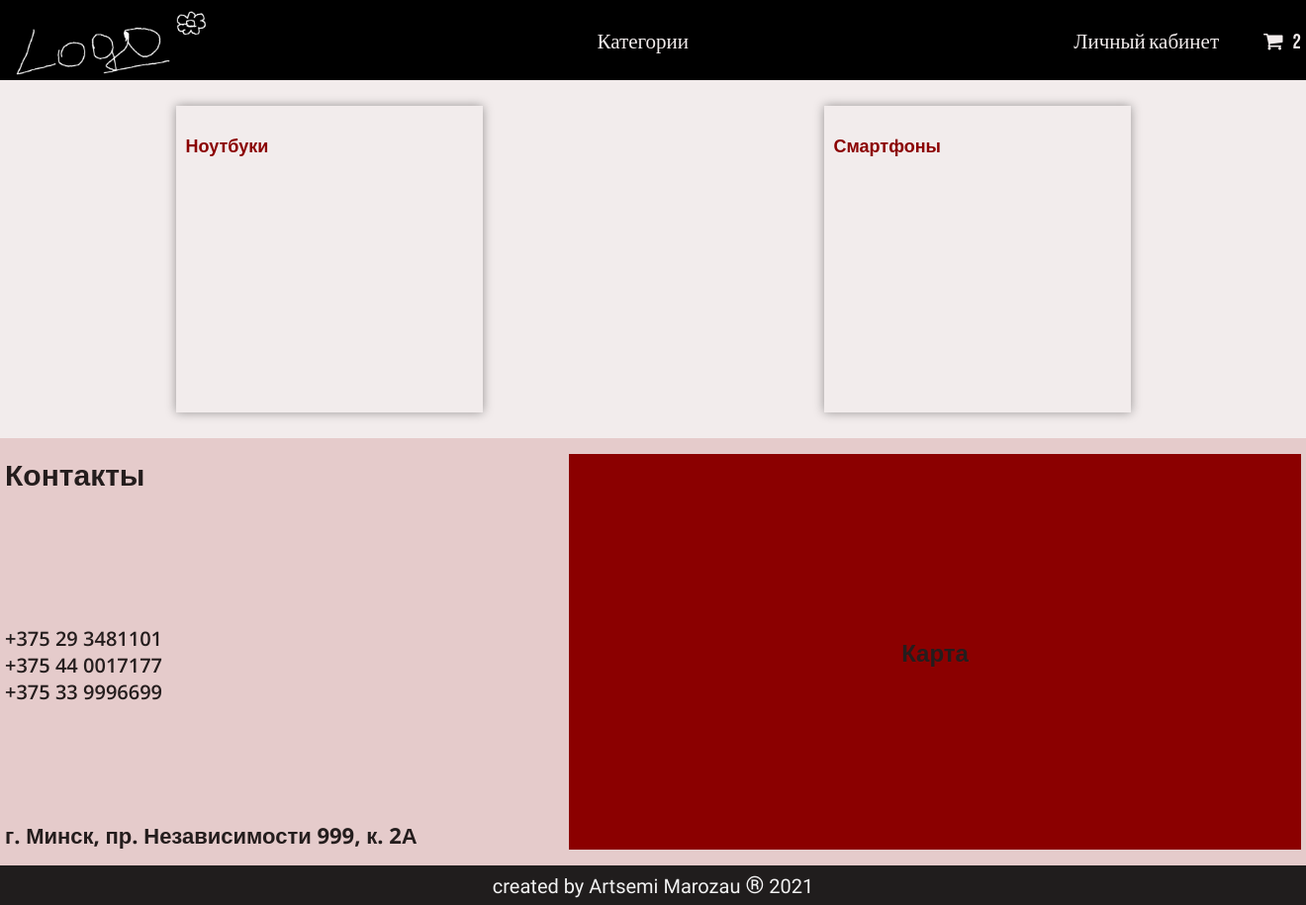
Before: / (signed in) with the older database file.
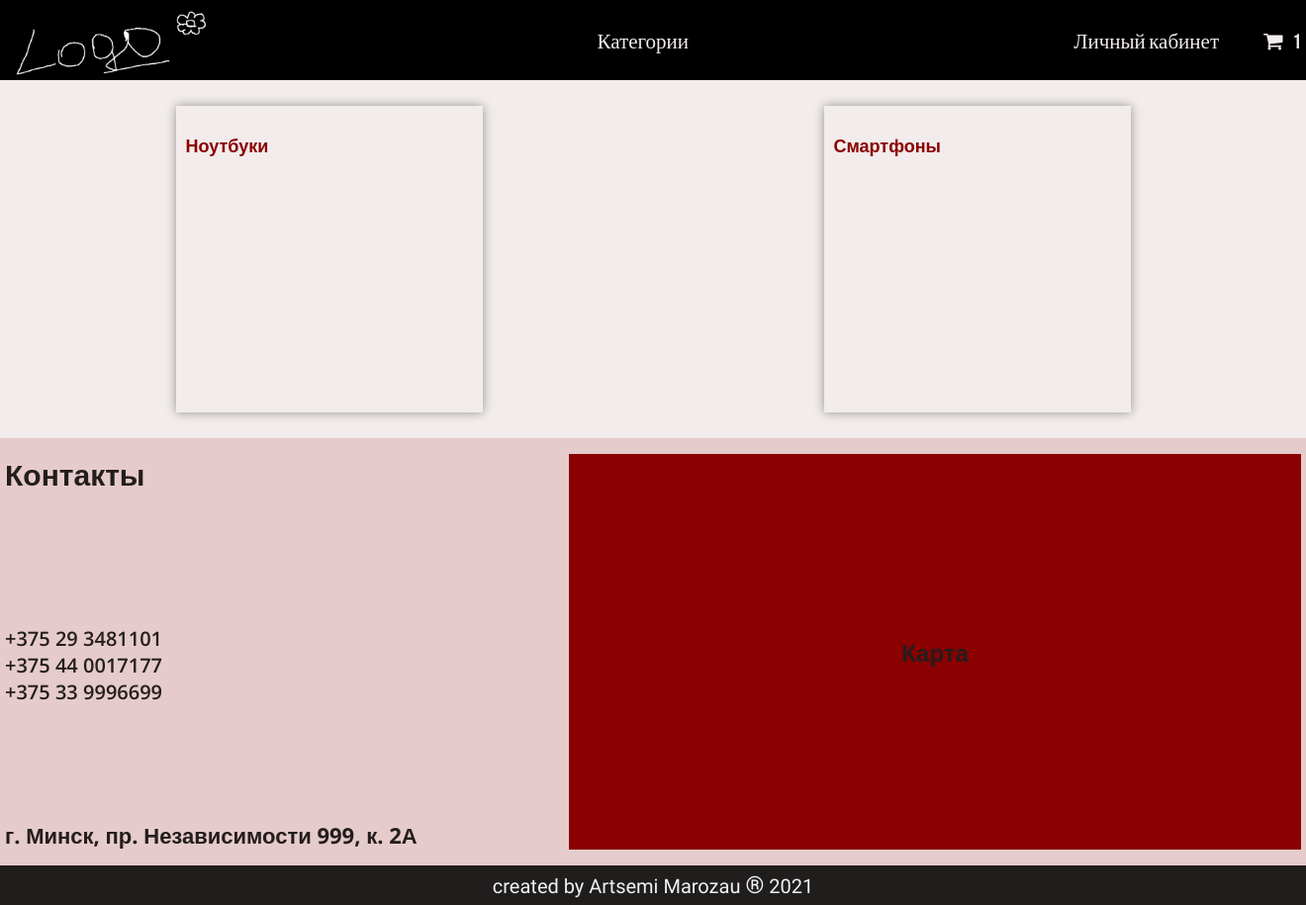
After: the same page with the newer database file.
### app/models.py (models this page shows, shortened)
class Cart(models.Model):
    owner = models.ForeignKey('Customer', null=True, verbose_name='Владелец', on_delete=models.CASCADE)
    product = models.ManyToManyField(CartProduct, blank=True, related_name='related_cart')
    total_products = models.PositiveIntegerField(default=0)
    final_price = models.DecimalField(max_digits=9, default=0, decimal_places=2, verbose_name='Общая цена')
    in_order = models.BooleanField(default=False)
    for_anonymous_user = models.BooleanField(default=False)

### app/views.py (the view)
# urls.py: path('', BaseView.as_view(), name='base'),
class BaseView(CartMixin, View):
    def get(self, request, *args, **kwargs):
        categories = Category.objects.get_categories_for_category_menu()
        products = LatestProducts.objects.get_products_for_main_page(
            'notebook', 'smartphone', with_respect_to='smartphone'
        )
        context = {
            'categories': categories,
            'products': products,
            'cart': self.cart
        }
        return render(request, 'base.html', context)

### app/mixins.py (called while the page is built)
    def dispatch(self, request, *args, **kwargs):
        if request.user.is_authenticated:
            customer = Customer.objects.filter(user=request.user).first()
            if not customer:
                customer = Customer.objects.create(
                    user=request.user
                )
            cart = Cart.objects.filter(owner=customer, in_order=False).first()
            if not cart:
                cart = Cart.objects.create(owner=customer)
        else:
            cart = Cart.objects.filter(for_anonymous_user=True).first()
            if not cart:
                cart = Cart.objects.create(for_anonymous_user=True)
        self.cart = cart
        return super().dispatch(request, *args, **kwargs)

### app/models.py (called while the page is built)
def get_models_for_count(*model_names):
    return [models.Count(model_name) for model_name in model_names]

    def get_queryset(self):
        return super().get_queryset()

    def get_absolute_url(self):
        return reverse('category_detail', kwargs={'slug': self.slug})

### app/templates/base.html (shortened to what this page needs)
<!DOCTYPE html>
<html lang="en">
<head>
    <link href="/static/css/reset_file.css" rel="stylesheet" type="text/css">
    <link href="/static/css/base.css" rel="stylesheet" type="text/css">
    <link href="/static/css/category_detail.css" rel="stylesheet" type="text/css">
    <link href="/static/css/product_detail.css" rel="stylesheet" type="text/css">
    <link href="/static/css/cart.css" rel="stylesheet" type="text/css">
    <link href="/static/css/checkout.css" rel="stylesheet" type="text/css">
    <link rel="stylesheet" href="https://cdnjs.cloudflare.com/ajax/libs/font-awesome/4.7.0/css/font-awesome.min.css">
</head>
<body>
    <section class="header">
        <div class="container">
            <ul class="header__list">
                <li class="header__item"><a href="/"><img src="/static/img/logo.png" class="logo header-logo" alt=""></a></li>
                <li class="header__item">
                    <div class="header__burger">
                        <p class="header__link">Категории</p>
                    </div>
                </li>
                <li class="header__item">
                    <ul class="header__list">
                        <li class="header__item"><a href="" class="header__link">Личный кабинет</a></li>
                        <li class="header__item"><a href="{% url 'cart' %}" class="header__link header__cart"><i class="fa fa-shopping-cart" aria-hidden="true"></i><span class="cart__count">{{ cart.product.count }}</span></a></li>
                    </ul>
                </li>
            </ul>
        </div>
    </section>
    {% block content %}
    <section class="main">
        <div class="container main__container">
            {% for category in categories %}
                <a class="main__block" href="{{ category.url }}">
                    <h3 class="block__title">{{category.name}}</h3>
                </a>
            {% endfor %}
        </div>
    </section>
    <section class="contacts">
        <div class="container contacts__container">
            <div class="contacts__block">
            <h2 class="contacts__title">Контакты</h2>
            <div class="contacts__numbers">
                <p>+375 29 3481101</p>
                <p>+375 44 0017177</p>
                <p>+375 33 9996699</p>
            </div>
            <p class="contacts__address">г. Минск, пр. Независимости 999, к. 2А</p>
            </div>
            <div class="contacts__block contacts__map">
                <h1>Карта</h1>
            </div>
        </div>
    </section>
    {% endblock %}
    <section class="footer">
        <div class="container footer__container">
            <p class="footer__text">created by Artsemi Marozau <span class="footer__r">®</span> 2021</p>
        </div>
    </section>
</body>
</html>

Changed rows visible on the page:
changed Cart: product.count "2" → "1"
